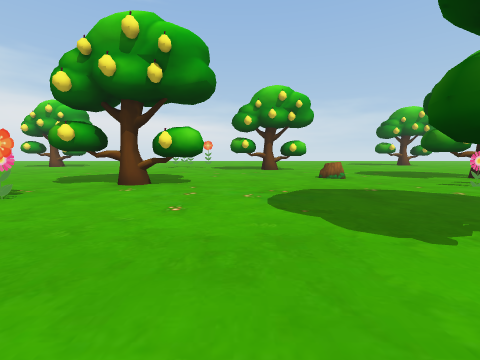
[1] (above)

24 first-person views from a walk through a Unity game level. The camera is 1.5 m above the floor, tilts 6° down and sees 90° across. The floor is counted in squares, 2 m on a side. Each view is taken from the middle of a square. On the plan, view 1 faces up. The plan holds only what a view shows up to about 9 squares ahead; the rest is blank. The place goes on beyond the plan. Some surface patterns are stand-ins.

[2]
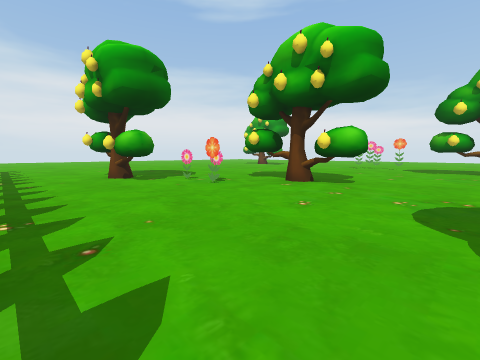

[3]
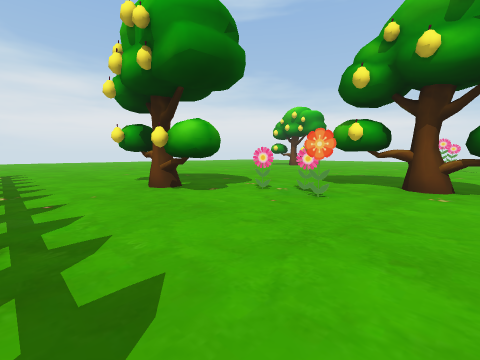

[4]
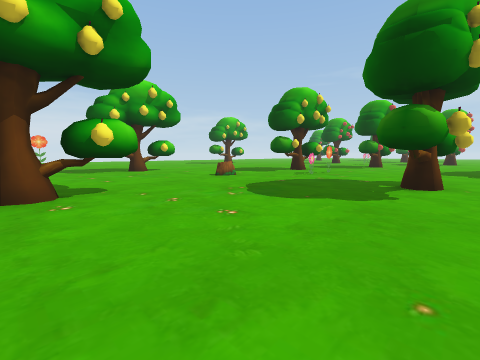

[5]
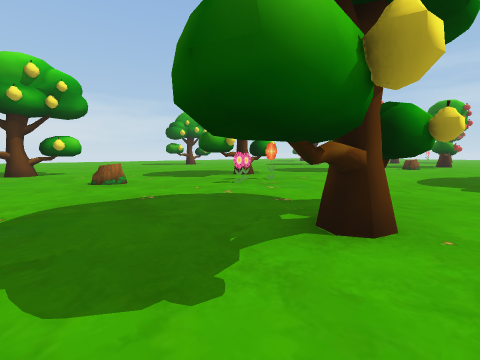

[6]
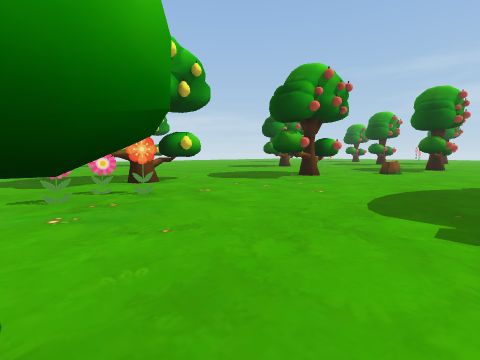

[7]
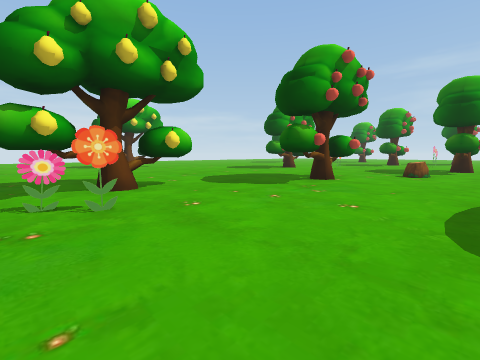

[8]
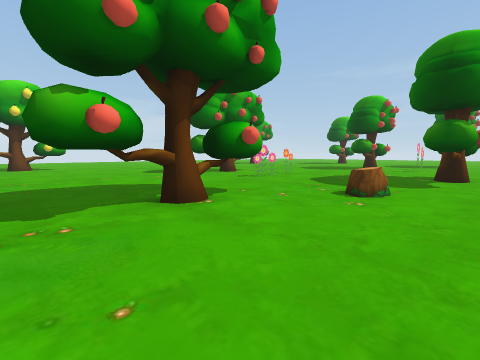

[9]
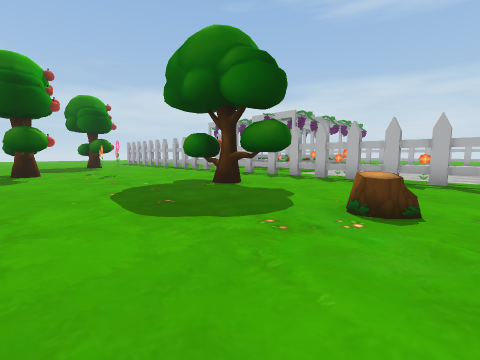

[10]
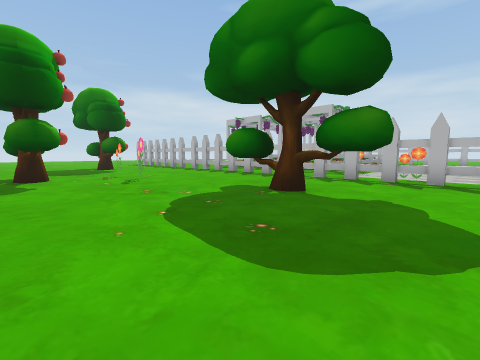

[11]
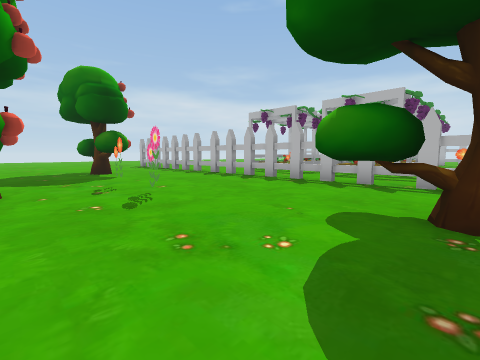

[12]
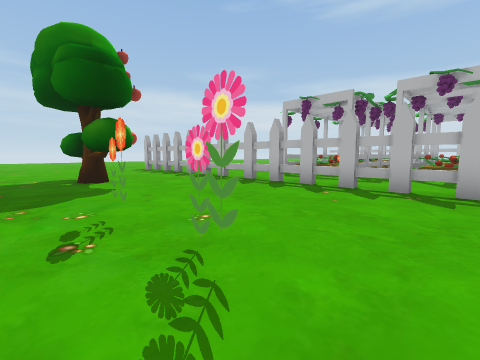

[13]
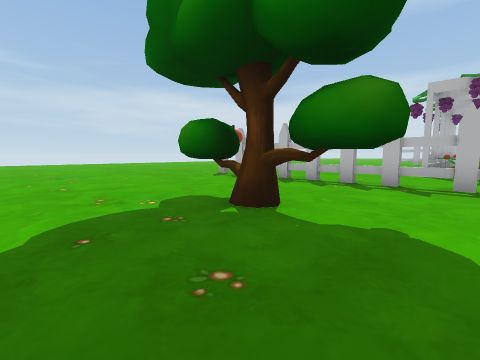

[14]
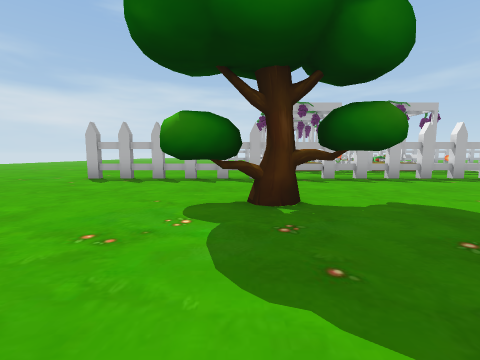

[15]
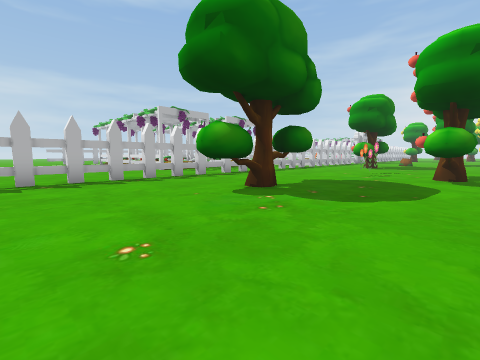

[16]
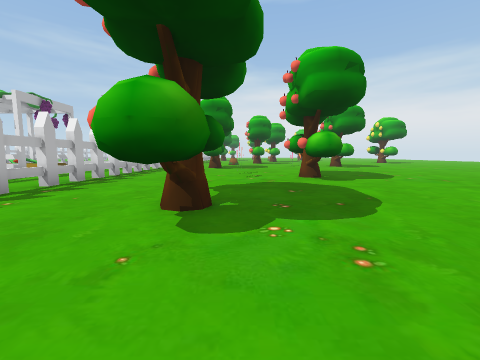

[17]
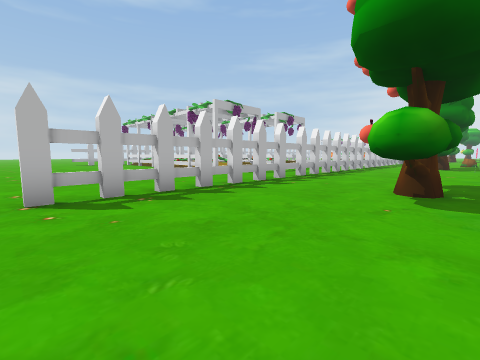

[18]
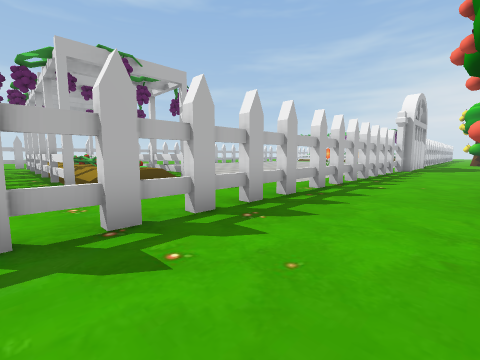

[19]
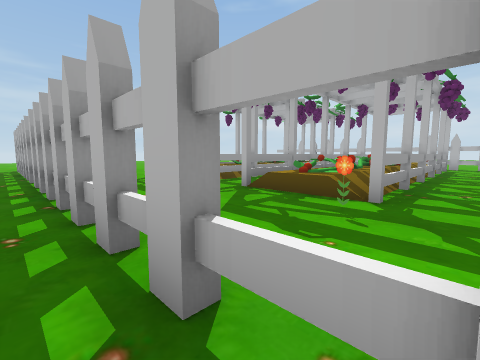

[20]
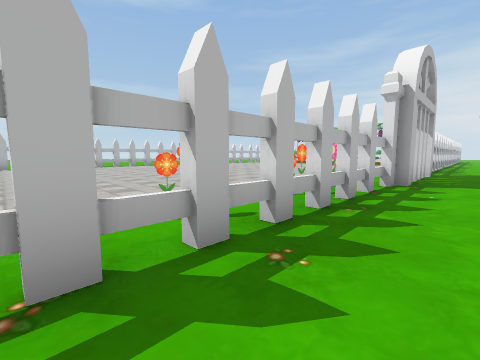

[21]
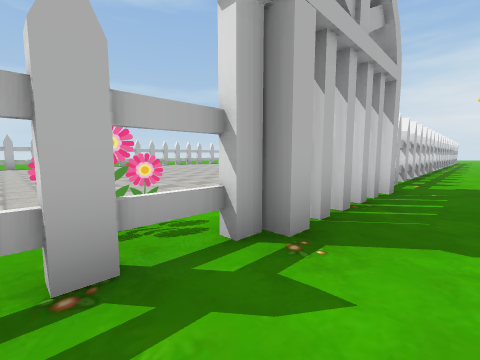

[22]
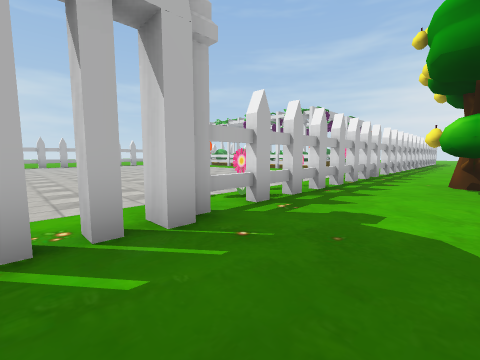

[23]
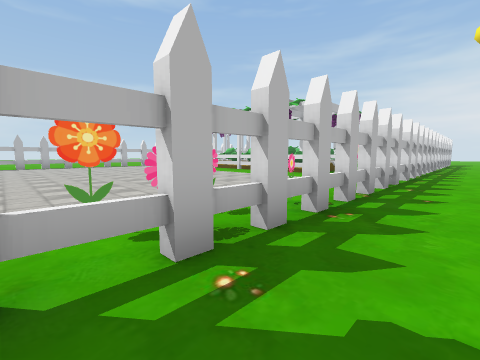

[24]
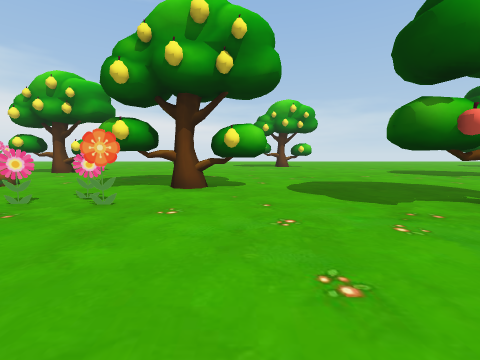

### Floor plan
Key: @ floor where view 1 was taken; # wall or solid block; x gap in a wall; . main floor; : floor 0.75 m higher than the main floor; = window, fence, low wall or low ledge; S stump; T thing the floor can be seen under or through.
Columns run from 13 left of view 1 to 36 right of it. Each row starts with its distance up from view 1.
  7       ..............x..................x.........
  6     .....###.......##....###..........x##.........
  5     ..............................................
  4     ....##...................S.......#.#..........
  3  ... x##........................#x#.......#x##....
  2 ............... ###...............................
  1 ..................................................
  0 x    ........@.####....#x#x ......................
 -1            ===#########....TTTTTTTTTTTTTTT=====TT.
 -2                    .##...   ......................
 -3                     .....   .....#.#..............
 -4                 ..  ..................#   ...  ...
 -5                 .. ............. ..# :##= #      .
 -6                    ............. ..##=###
 -7                    ....... ..... ..##=##=
 -8                    .....   ..... ..# =#
 -9                    .....   ..    ..##=#
-10                     ...    ..    ..#= #
-11                      ..    ..    ..#

Positions as (right, up) in squares from view 1, and headings:
1: (0, 0), facing up
2: (1, 0), facing up-left
3: (-2, 0), facing up-left
4: (-3, 1), facing up-right
5: (1, 1), facing up-right
6: (5, 1), facing up-right
7: (6, 2), facing up-right
8: (11, 2), facing up-right
9: (15, 7), facing down-right
10: (17, 7), facing down-right
11: (20, 6), facing down-right
12: (23, 5), facing down-right
13: (28, 6), facing down-right
14: (31, 7), facing down
15: (35, 7), facing down-left
16: (34, 4), facing left
17: (36, 4), facing down-left
18: (26, 2), facing down-left
19: (21, 0), facing down-right
20: (20, 1), facing down-left
21: (15, 1), facing down-left
22: (11, 2), facing down-left
23: (9, 1), facing down-left
24: (9, 2), facing up
